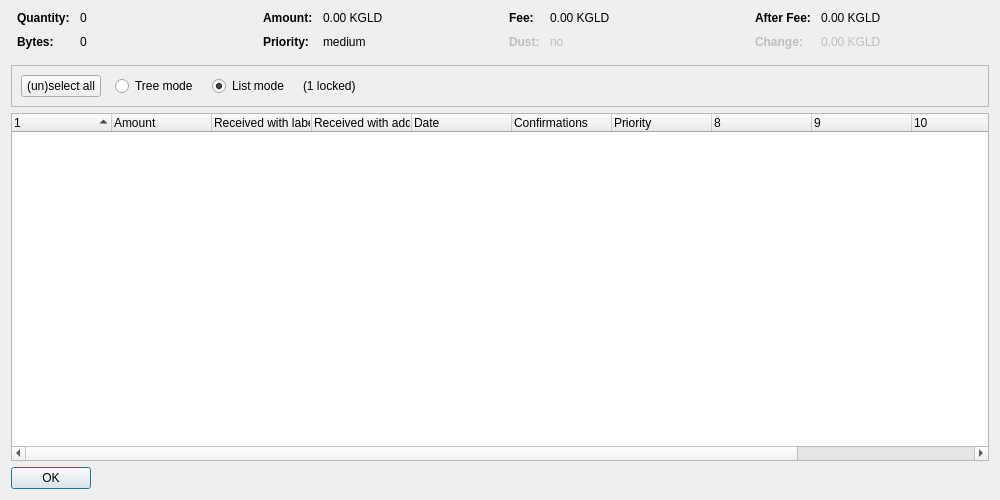
<?xml version="1.0" encoding="UTF-8"?>
<ui version="4.0">
 <class>CoinControlDialog</class>
 <widget class="QDialog" name="CoinControlDialog">
  <property name="geometry">
   <rect>
    <x>0</x>
    <y>0</y>
    <width>1000</width>
    <height>500</height>
   </rect>
  </property>
  <property name="windowTitle">
   <string>Coin Selection</string>
  </property>
  <property name="styleSheet">
   <string notr="true"/>
  </property>
  <layout class="QVBoxLayout" name="verticalLayout">
   <item>
    <layout class="QHBoxLayout" name="horizontalLayoutTop" stretch="0,0,0,0">
     <property name="topMargin">
      <number>0</number>
     </property>
     <property name="bottomMargin">
      <number>10</number>
     </property>
     <item>
      <layout class="QFormLayout" name="formLayoutCoinControl1">
       <property name="horizontalSpacing">
        <number>10</number>
       </property>
       <property name="verticalSpacing">
        <number>10</number>
       </property>
       <property name="leftMargin">
        <number>6</number>
       </property>
       <property name="rightMargin">
        <number>6</number>
       </property>
       <item row="0" column="0">
        <widget class="QLabel" name="labelCoinControlQuantityText">
         <property name="font">
          <font>
           <weight>75</weight>
           <bold>true</bold>
          </font>
         </property>
         <property name="text">
          <string>Quantity:</string>
         </property>
        </widget>
       </item>
       <item row="0" column="1">
        <widget class="QLabel" name="labelCoinControlQuantity">
         <property name="cursor">
          <cursorShape>IBeamCursor</cursorShape>
         </property>
         <property name="contextMenuPolicy">
          <enum>Qt::ActionsContextMenu</enum>
         </property>
         <property name="text">
          <string notr="true">0</string>
         </property>
         <property name="textInteractionFlags">
          <set>Qt::LinksAccessibleByMouse|Qt::TextSelectableByKeyboard|Qt::TextSelectableByMouse</set>
         </property>
        </widget>
       </item>
       <item row="1" column="0">
        <widget class="QLabel" name="labelCoinControlBytesText">
         <property name="font">
          <font>
           <weight>75</weight>
           <bold>true</bold>
          </font>
         </property>
         <property name="text">
          <string>Bytes:</string>
         </property>
        </widget>
       </item>
       <item row="1" column="1">
        <widget class="QLabel" name="labelCoinControlBytes">
         <property name="cursor">
          <cursorShape>IBeamCursor</cursorShape>
         </property>
         <property name="contextMenuPolicy">
          <enum>Qt::ActionsContextMenu</enum>
         </property>
         <property name="text">
          <string notr="true">0</string>
         </property>
         <property name="textInteractionFlags">
          <set>Qt::LinksAccessibleByMouse|Qt::TextSelectableByKeyboard|Qt::TextSelectableByMouse</set>
         </property>
        </widget>
       </item>
      </layout>
     </item>
     <item>
      <layout class="QFormLayout" name="formLayoutCoinControl2">
       <property name="horizontalSpacing">
        <number>10</number>
       </property>
       <property name="verticalSpacing">
        <number>10</number>
       </property>
       <property name="leftMargin">
        <number>6</number>
       </property>
       <property name="rightMargin">
        <number>6</number>
       </property>
       <item row="0" column="0">
        <widget class="QLabel" name="labelCoinControlAmountText">
         <property name="font">
          <font>
           <weight>75</weight>
           <bold>true</bold>
          </font>
         </property>
         <property name="text">
          <string>Amount:</string>
         </property>
        </widget>
       </item>
       <item row="0" column="1">
        <widget class="QLabel" name="labelCoinControlAmount">
         <property name="cursor">
          <cursorShape>IBeamCursor</cursorShape>
         </property>
         <property name="contextMenuPolicy">
          <enum>Qt::ActionsContextMenu</enum>
         </property>
         <property name="text">
          <string notr="true">0.00 KGLD</string>
         </property>
         <property name="textInteractionFlags">
          <set>Qt::LinksAccessibleByMouse|Qt::TextSelectableByKeyboard|Qt::TextSelectableByMouse</set>
         </property>
        </widget>
       </item>
       <item row="1" column="0">
        <widget class="QLabel" name="labelCoinControlPriorityText">
         <property name="font">
          <font>
           <weight>75</weight>
           <bold>true</bold>
          </font>
         </property>
         <property name="text">
          <string>Priority:</string>
         </property>
        </widget>
       </item>
       <item row="1" column="1">
        <widget class="QLabel" name="labelCoinControlPriority">
         <property name="cursor">
          <cursorShape>IBeamCursor</cursorShape>
         </property>
         <property name="contextMenuPolicy">
          <enum>Qt::ActionsContextMenu</enum>
         </property>
         <property name="text">
          <string notr="true">medium</string>
         </property>
         <property name="textInteractionFlags">
          <set>Qt::LinksAccessibleByMouse|Qt::TextSelectableByKeyboard|Qt::TextSelectableByMouse</set>
         </property>
        </widget>
       </item>
      </layout>
     </item>
     <item>
      <layout class="QFormLayout" name="formLayoutCoinControl3">
       <property name="horizontalSpacing">
        <number>10</number>
       </property>
       <property name="verticalSpacing">
        <number>10</number>
       </property>
       <property name="leftMargin">
        <number>6</number>
       </property>
       <property name="rightMargin">
        <number>6</number>
       </property>
       <item row="0" column="0">
        <widget class="QLabel" name="labelCoinControlFeeText">
         <property name="font">
          <font>
           <weight>75</weight>
           <bold>true</bold>
          </font>
         </property>
         <property name="text">
          <string>Fee:</string>
         </property>
        </widget>
       </item>
       <item row="0" column="1">
        <widget class="QLabel" name="labelCoinControlFee">
         <property name="cursor">
          <cursorShape>IBeamCursor</cursorShape>
         </property>
         <property name="contextMenuPolicy">
          <enum>Qt::ActionsContextMenu</enum>
         </property>
         <property name="text">
          <string notr="true">0.00 KGLD</string>
         </property>
         <property name="textInteractionFlags">
          <set>Qt::LinksAccessibleByMouse|Qt::TextSelectableByKeyboard|Qt::TextSelectableByMouse</set>
         </property>
        </widget>
       </item>
       <item row="1" column="0">
        <widget class="QLabel" name="labelCoinControlLowOutputText">
         <property name="enabled">
          <bool>false</bool>
         </property>
         <property name="font">
          <font>
           <weight>75</weight>
           <bold>true</bold>
          </font>
         </property>
         <property name="text">
          <string>Dust:</string>
         </property>
        </widget>
       </item>
       <item row="1" column="1">
        <widget class="QLabel" name="labelCoinControlLowOutput">
         <property name="enabled">
          <bool>false</bool>
         </property>
         <property name="cursor">
          <cursorShape>IBeamCursor</cursorShape>
         </property>
         <property name="contextMenuPolicy">
          <enum>Qt::ActionsContextMenu</enum>
         </property>
         <property name="text">
          <string notr="true">no</string>
         </property>
         <property name="textInteractionFlags">
          <set>Qt::LinksAccessibleByMouse|Qt::TextSelectableByKeyboard|Qt::TextSelectableByMouse</set>
         </property>
        </widget>
       </item>
      </layout>
     </item>
     <item>
      <layout class="QFormLayout" name="formLayoutCoinControl4">
       <property name="horizontalSpacing">
        <number>10</number>
       </property>
       <property name="verticalSpacing">
        <number>10</number>
       </property>
       <property name="leftMargin">
        <number>6</number>
       </property>
       <property name="rightMargin">
        <number>6</number>
       </property>
       <item row="0" column="0">
        <widget class="QLabel" name="labelCoinControlAfterFeeText">
         <property name="font">
          <font>
           <weight>75</weight>
           <bold>true</bold>
          </font>
         </property>
         <property name="text">
          <string>After Fee:</string>
         </property>
        </widget>
       </item>
       <item row="0" column="1">
        <widget class="QLabel" name="labelCoinControlAfterFee">
         <property name="cursor">
          <cursorShape>IBeamCursor</cursorShape>
         </property>
         <property name="contextMenuPolicy">
          <enum>Qt::ActionsContextMenu</enum>
         </property>
         <property name="text">
          <string notr="true">0.00 KGLD</string>
         </property>
         <property name="textInteractionFlags">
          <set>Qt::LinksAccessibleByMouse|Qt::TextSelectableByKeyboard|Qt::TextSelectableByMouse</set>
         </property>
        </widget>
       </item>
       <item row="1" column="0">
        <widget class="QLabel" name="labelCoinControlChangeText">
         <property name="enabled">
          <bool>false</bool>
         </property>
         <property name="font">
          <font>
           <weight>75</weight>
           <bold>true</bold>
          </font>
         </property>
         <property name="text">
          <string>Change:</string>
         </property>
        </widget>
       </item>
       <item row="1" column="1">
        <widget class="QLabel" name="labelCoinControlChange">
         <property name="enabled">
          <bool>false</bool>
         </property>
         <property name="cursor">
          <cursorShape>IBeamCursor</cursorShape>
         </property>
         <property name="contextMenuPolicy">
          <enum>Qt::ActionsContextMenu</enum>
         </property>
         <property name="text">
          <string notr="true">0.00 KGLD</string>
         </property>
         <property name="textInteractionFlags">
          <set>Qt::LinksAccessibleByMouse|Qt::TextSelectableByKeyboard|Qt::TextSelectableByMouse</set>
         </property>
        </widget>
       </item>
      </layout>
     </item>
    </layout>
   </item>
   <item>
    <widget class="QFrame" name="frame">
     <property name="minimumSize">
      <size>
       <width>0</width>
       <height>40</height>
      </size>
     </property>
     <property name="frameShape">
      <enum>QFrame::StyledPanel</enum>
     </property>
     <property name="frameShadow">
      <enum>QFrame::Sunken</enum>
     </property>
     <layout class="QHBoxLayout" name="horizontalLayout">
      <item>
       <layout class="QHBoxLayout" name="horizontalLayoutPanel" stretch="0,0,0,0,0">
        <property name="spacing">
         <number>14</number>
        </property>
        <item>
         <widget class="QPushButton" name="pushButtonSelectAll">
          <property name="sizePolicy">
           <sizepolicy hsizetype="Maximum" vsizetype="Fixed">
            <horstretch>0</horstretch>
            <verstretch>0</verstretch>
           </sizepolicy>
          </property>
          <property name="styleSheet">
           <string notr="true"/>
          </property>
          <property name="text">
           <string>(un)select all</string>
          </property>
          <property name="autoDefault">
           <bool>false</bool>
          </property>
         </widget>
        </item>
        <item>
         <widget class="QRadioButton" name="radioTreeMode">
          <property name="sizePolicy">
           <sizepolicy hsizetype="Maximum" vsizetype="Fixed">
            <horstretch>0</horstretch>
            <verstretch>0</verstretch>
           </sizepolicy>
          </property>
          <property name="text">
           <string>Tree mode</string>
          </property>
         </widget>
        </item>
        <item>
         <widget class="QRadioButton" name="radioListMode">
          <property name="sizePolicy">
           <sizepolicy hsizetype="Maximum" vsizetype="Fixed">
            <horstretch>0</horstretch>
            <verstretch>0</verstretch>
           </sizepolicy>
          </property>
          <property name="text">
           <string>List mode</string>
          </property>
          <property name="checked">
           <bool>true</bool>
          </property>
         </widget>
        </item>
        <item>
         <widget class="QLabel" name="labelLocked">
          <property name="text">
           <string notr="true">(1 locked)</string>
          </property>
         </widget>
        </item>
        <item>
         <spacer name="horizontalSpacer">
          <property name="orientation">
           <enum>Qt::Horizontal</enum>
          </property>
          <property name="sizeHint" stdset="0">
           <size>
            <width>40</width>
            <height>20</height>
           </size>
          </property>
         </spacer>
        </item>
       </layout>
      </item>
     </layout>
    </widget>
   </item>
   <item>
    <widget class="CoinControlTreeWidget" name="treeWidget">
     <property name="contextMenuPolicy">
      <enum>Qt::CustomContextMenu</enum>
     </property>
     <property name="styleSheet">
      <string notr="true"/>
     </property>
     <property name="sortingEnabled">
      <bool>false</bool>
     </property>
     <property name="columnCount">
      <number>12</number>
     </property>
     <attribute name="headerShowSortIndicator" stdset="0">
      <bool>true</bool>
     </attribute>
     <attribute name="headerStretchLastSection">
      <bool>false</bool>
     </attribute>
     <column>
      <property name="text">
       <string/>
      </property>
     </column>
     <column>
      <property name="text">
       <string>Amount</string>
      </property>
     </column>
     <column>
      <property name="text">
       <string>Received with label</string>
      </property>
     </column>
     <column>
      <property name="text">
       <string>Received with address</string>
      </property>
     </column>
     <column>
      <property name="text">
       <string>Date</string>
      </property>
     </column>
     <column>
      <property name="text">
       <string>Confirmations</string>
      </property>
      <property name="toolTip">
       <string>Confirmed</string>
      </property>
     </column>
     <column>
      <property name="text">
       <string>Priority</string>
      </property>
     </column>
     <column>
      <property name="text">
       <string/>
      </property>
     </column>
     <column>
      <property name="text">
       <string/>
      </property>
     </column>
     <column>
      <property name="text">
       <string/>
      </property>
     </column>
     <column>
      <property name="text">
       <string/>
      </property>
     </column>
     <column>
      <property name="text">
       <string/>
      </property>
     </column>
    </widget>
   </item>
   <item>
    <widget class="QDialogButtonBox" name="buttonBox">
     <property name="sizePolicy">
      <sizepolicy hsizetype="Maximum" vsizetype="Fixed">
       <horstretch>0</horstretch>
       <verstretch>0</verstretch>
      </sizepolicy>
     </property>
     <property name="styleSheet">
      <string notr="true"/>
     </property>
     <property name="orientation">
      <enum>Qt::Horizontal</enum>
     </property>
     <property name="standardButtons">
      <set>QDialogButtonBox::Ok</set>
     </property>
    </widget>
   </item>
  </layout>
 </widget>
 <customwidgets>
  <customwidget>
   <class>CoinControlTreeWidget</class>
   <extends>QTreeWidget</extends>
   <header>coincontroltreewidget.h</header>
  </customwidget>
 </customwidgets>
 <resources/>
 <connections/>
</ui>
